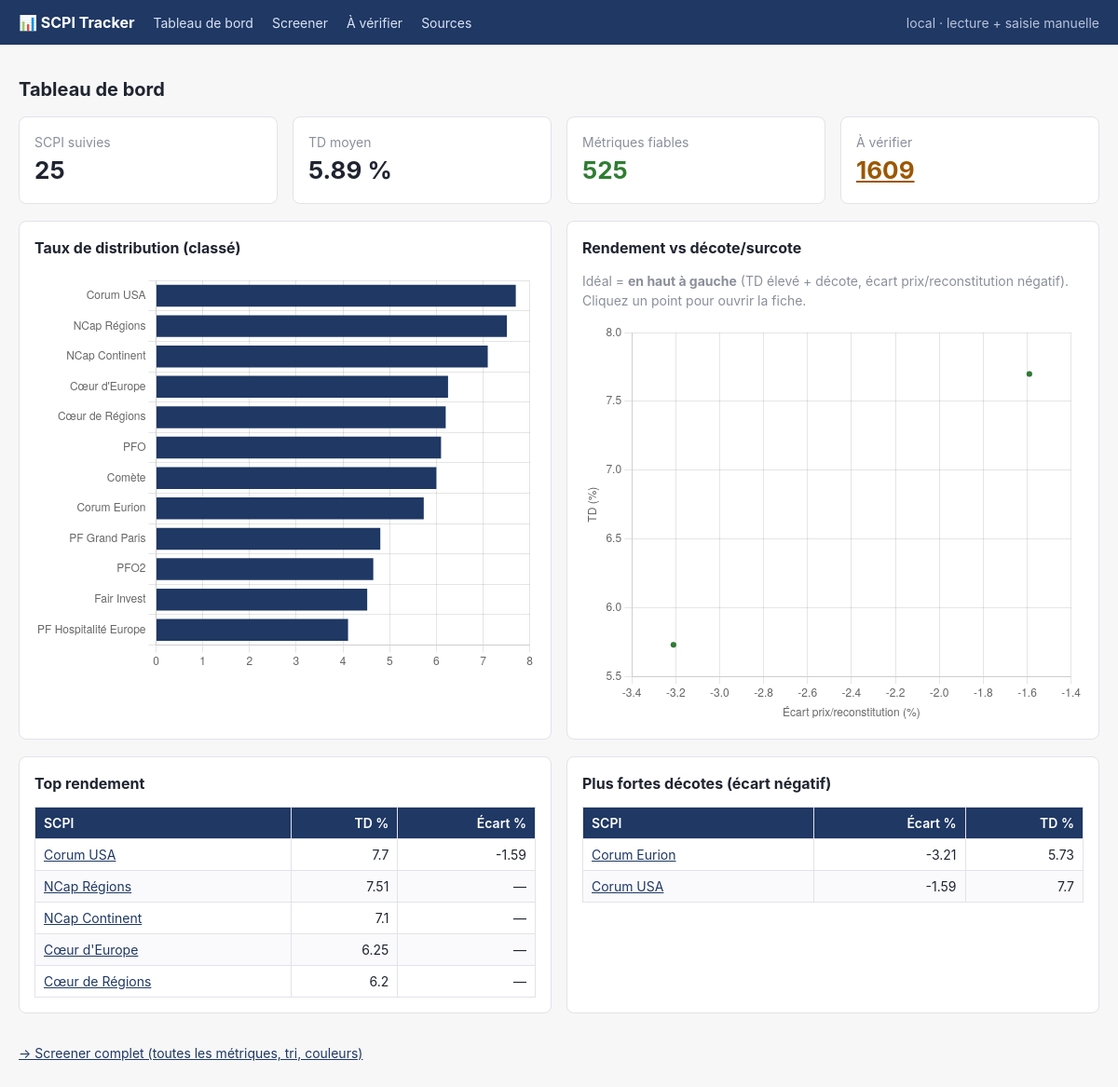
The page / on the database its author committed.
### tables this page shows
CREATE TABLE scpi (
    scpi_id    TEXT PRIMARY KEY,
    nom        TEXT NOT NULL,
    sdg_key    TEXT NOT NULL,
    sdg_nom    TEXT NOT NULL,
    domaine    TEXT
);

CREATE TABLE metrics (
    id           INTEGER PRIMARY KEY AUTOINCREMENT,
    scpi_id      TEXT NOT NULL,
    metric_key   TEXT NOT NULL,
    value_num    REAL,
    value_text   TEXT,
    unit         TEXT,
    period       TEXT,
    source_url   TEXT NOT NULL,
    published_at TEXT,          -- date de la donnée (ISO), pas de la collecte
    collected_at TEXT NOT NULL, -- horodatage de collecte (ISO)
    confidence   TEXT NOT NULL,
    status       TEXT NOT NULL,
    raw          TEXT,
    note         TEXT
);

### scpi/web/app.py (the view)
@app.get("/", response_class=HTMLResponse)
def dashboard(request: Request, store: Store = Depends(get_store)) -> Any:
    rows = dataview.screener_rows(store)
    n_scpi = len(rows)
    tds = [r["ind"]["td"] for r in rows if r["ind"]["td"] is not None]
    n_ok = store.conn.execute("SELECT COUNT(*) c FROM metrics WHERE status='OK'").fetchone()["c"]
    n_av = store.conn.execute(
        "SELECT COUNT(*) c FROM metrics WHERE status='A_VERIFIER'").fetchone()["c"]
    kpis = {
        "n_scpi": n_scpi,
        "td_moyen": round(sum(tds) / len(tds), 2) if tds else None,
        "n_ok": n_ok, "n_av": n_av,
    }
    chart_data = [
        {"nom": r["scpi"]["nom"], "scpi_id": r["scpi"]["scpi_id"],
         "td": r["ind"]["td"], "ecart": r["ind"]["ecart"], "tof": r["ind"]["tof"],
         "capi": r["ind"]["capi"]}
        for r in rows
    ]
    top_td = sorted([r for r in rows if r["ind"]["td"] is not None],
                    key=lambda r: r["ind"]["td"], reverse=True)[:5]
    top_decote = sorted([r for r in rows if r["ind"]["ecart"] is not None],
                        key=lambda r: r["ind"]["ecart"])[:5]
    return _TEMPLATES.TemplateResponse(request, "dashboard.html", {
        "rows": rows, "kpis": kpis, "cols": SCREENER,
        "chart_data": chart_data, "top_td": top_td, "top_decote": top_decote,
    })

### scpi/web/templates/dashboard.html (shortened to what this page needs)
{% extends "base.html" %}
{% block content %}
<h1>Tableau de bord</h1>
<div class="grid" style="grid-template-columns:repeat(auto-fit,minmax(160px,1fr))">
  <div class="card"><div class="muted">SCPI suivies</div><div style="font-size:26px;font-weight:700">{{ kpis.n_scpi }}</div></div>
  <div class="card"><div class="muted">TD moyen</div><div style="font-size:26px;font-weight:700">{{ kpis.td_moyen if kpis.td_moyen is not none else '—' }} %</div></div>
  <div class="card"><div class="muted">Métriques fiables</div><div style="font-size:26px;font-weight:700;color:#2e7d32">{{ kpis.n_ok }}</div></div>
  <div class="card"><div class="muted">À vérifier</div><div style="font-size:26px;font-weight:700;color:#9c5700"><a href="/a-verifier" style="color:inherit">{{ kpis.n_av }}</a></div></div>
</div>
<div class="grid">
  <div class="card">
    <h2>Taux de distribution (classé)</h2>
    <canvas id="bar" height="240"></canvas>
  </div>
  <div class="card">
    <h2>Rendement vs décote/surcote</h2>
    <p class="muted" style="margin-top:0">Idéal = <strong>en haut à gauche</strong> (TD élevé + décote,
    écart prix/reconstitution négatif). Cliquez un point pour ouvrir la fiche.</p>
    <canvas id="scatter" height="240"></canvas>
  </div>
</div>
<div class="grid">
  <div class="card">
    <h2>Top rendement</h2>
    <table><thead><tr><th class="l">SCPI</th><th>TD %</th><th>Écart %</th></tr></thead><tbody>
      {% for r in top_td %}<tr>
        <td class="l"><a href="/scpi/{{ r.scpi.scpi_id }}">{{ r.scpi.nom }}</a></td>
        <td>{{ '%g' % r.ind.td }}</td>
        <td>{{ '%g' % r.ind.ecart if r.ind.ecart is not none else '—' }}</td>
      </tr>{% endfor %}
    </tbody></table>
  </div>
  <div class="card">
    <h2>Plus fortes décotes (écart négatif)</h2>
    <table><thead><tr><th class="l">SCPI</th><th>Écart %</th><th>TD %</th></tr></thead><tbody>
      {% for r in top_decote %}<tr>
        <td class="l"><a href="/scpi/{{ r.scpi.scpi_id }}">{{ r.scpi.nom }}</a></td>
        <td>{{ '%g' % r.ind.ecart }}</td>
        <td>{{ '%g' % r.ind.td if r.ind.td is not none else '—' }}</td>
      </tr>{% endfor %}
    </tbody></table>
  </div>
</div>
<p><a href="/comparatif">→ Screener complet (toutes les métriques, tri, couleurs)</a></p>
{% endblock %}
{% block scripts %}
<script>
const D = JSON.parse(document.getElementById('data').textContent);
const td = D.filter(d => d.td != null).sort((a,b) => b.td - a.td);
new Chart(document.getElementById('bar'), {
  type: 'bar',
  data: { labels: td.map(d=>d.nom),
          datasets:[{ data: td.map(d=>d.td), backgroundColor:'#1F3864' }] },
  options: { indexAxis:'y', plugins:{legend:{display:false}},
             onClick:(e,el)=>{ if(el.length){ location.href='/scpi/'+td[el[0].index].scpi_id; } } }
});
const sc = D.filter(d => d.td != null && d.ecart != null);
new Chart(document.getElementById('scatter'), {
  type: 'scatter',
  data: { datasets:[{ data: sc.map(d=>({x:d.ecart, y:d.td, nom:d.nom, id:d.scpi_id})),
                      backgroundColor:'#2e7d32' }] },
  options: {
    plugins: { legend:{display:false},
      tooltip:{ callbacks:{ label:c=>`${c.raw.nom} : TD ${c.raw.y}%, écart ${c.raw.x}%` } } },
    scales: { x:{ title:{display:true,text:'Écart prix/reconstitution (%)'} },
              y:{ title:{display:true,text:'TD (%)'} } },
    onClick:(e,el)=>{ if(el.length){ location.href='/scpi/'+sc[el[0].index].scpi_id; } }
  }
});
</script>
{% endblock %}

### scpi/web/templates/base.html (shortened to what this page needs)
<!doctype html>
<html lang="fr">
<head>
</head>
<body>
  <header>
    <span class="brand">📊 SCPI Tracker</span>
    <a href="/">Tableau de bord</a>
    <a href="/comparatif">Screener</a>
    <a href="/a-verifier">À vérifier</a>
    <a href="/sources">Sources</a>
    <span class="muted" style="margin-left:auto; color:#b9c3da">local · lecture + saisie manuelle</span>
  </header>
  <main>{% block content %}{% endblock %}</main>
  {% block scripts %}{% endblock %}
</body>
</html>

### scpi/web/templates/base.html (style rules this page uses)
:root { --bg:#f7f7f8; --fg:#1f2430; --line:#e2e3e8; --head:#1F3864; --muted:#8a8f9a; }
* { box-sizing: border-box; }
body { margin:0; font:14px/1.5 -apple-system,BlinkMacSystemFont,"Segoe UI",sans-serif; color:var(--fg); background:var(--bg); }
header { background:var(--head); color:#fff; padding:12px 20px; display:flex; gap:20px; align-items:baseline; }
header a { color:#dbe3f4; text-decoration:none; }
header .brand { font-weight:700; font-size:16px; color:#fff; }
main { padding:20px; max-width:1400px; margin:0 auto; }
table { border-collapse:collapse; width:100%; background:#fff; }
th, td { border:1px solid var(--line); padding:6px 9px; text-align:right; white-space:nowrap; }
th { background:var(--head); color:#fff; position:sticky; top:0; font-weight:600; }
td.l, th.l { text-align:left; }
tr:nth-child(even) td { background:#fafafc; }
a { color:#1F3864; }
.card { background:#fff; border:1px solid var(--line); border-radius:8px; padding:16px; margin-bottom:18px; }
.muted { color:var(--muted); }
.grid { display:grid; grid-template-columns:repeat(auto-fit,minmax(340px,1fr)); gap:16px; }
h1 { font-size:20px; }
h2 { font-size:16px; margin-top:0; }

### rows shown on the page
scpi: scpi.nom "Corum USA", scpi.nom "Corum USA"
metrics: ind.td "7.7", value_num "7.7"
scpi: scpi.nom "NCap Régions"
metrics: ind.td "7.51"
scpi: scpi.nom "NCap Continent"
metrics: ind.td "7.1"
scpi: scpi.nom "Cœur d'Europe"
metrics: ind.td "6.25"
scpi: scpi.nom "Cœur de Régions"
metrics: ind.td "6.2"
scpi: scpi.nom "Corum Eurion"
metrics: value_num "5.73"

### other values the page prints
{{ kpis.n_scpi }} "25"
{{ kpis.td_moyen if kpis.td_moyen is not none else '—' }} "5.89"
{{ kpis.n_ok }} "525"
{{ kpis.n_av }} "1609"
{{ '%g' % r.ind.ecart if r.ind.ecart is not none else '—' }} "-1.59" "—" "—" "—" "—"
{{ '%g' % r.ind.ecart }} "-3.21" "-1.59"
